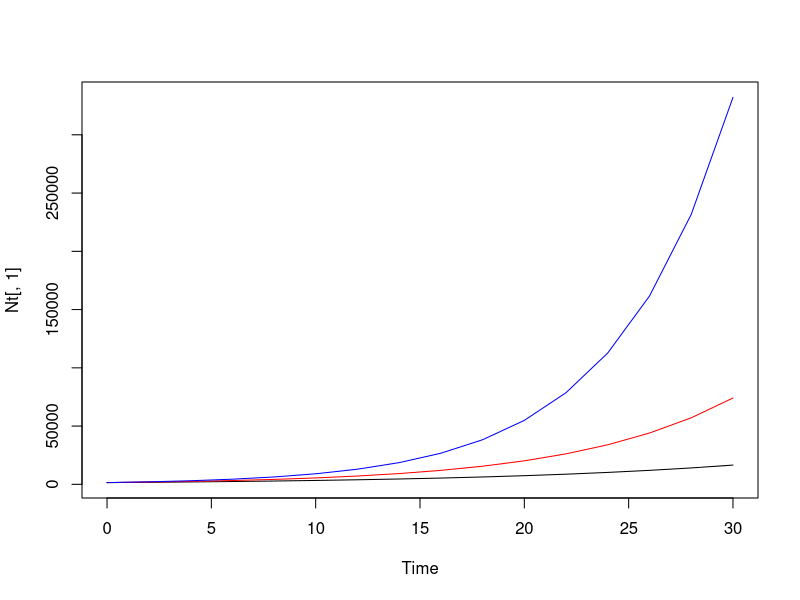

Reproduce this figure in R. (Note: this script raises an error after producing the figure.)
## Q1
b = c(0.15,0.2,0.25) # birth rates
d = c(0.07,0.07,0.07) # death rates
N0 = c(1500,1500,1500) # starting population number
Time = seq(0,30,2) # time steps
Nt = matrix(NA, nrow = length(Time), ncol = 3)
for (i in 1:3){
  Nt[,i] = N0[i]*exp((b[i]-d[i])*Time)
}
plot(Nt[,1]~Time, type = "l", ylim = range(Nt))
lines(Nt[,2]~Time, col = "red")
lines(Nt[,3]~Time, col = "blue")


## Q2
hadLife = subset(popgrowth(species_list = "Melanogrammus aeglefinus"), Locality=="North Sea")
hadMat = subset(maturity(species_list = "Melanogrammus aeglefinus"), Locality=="North Sea")
hadFec = subset(fecundity(species_list = "Melanogrammus aeglefinus"), Locality=="North Sea")

lifespan = mean(hadLife$tmax, na.rm=T)
agemat = sum(c(hadMat$AgeMatMin,hadMat$AgeMatMin2), na.rm=T) / 4
fecundity = hadFec$FecundityMax[2]

rmax = getRmax(method = "Smith.etal.1998", mortality = "Then.etal.2014", fec = fecundity, lifespan=lifespan, agemat=agemat)

## Q3


## Q4
lmbass = BassFL

ggplot() + 
  geom_point(data=lmbass, aes(x=age, y=log(num)), pch=19) + 
  xlab("Age (years)") + 
  ylab("Log Catch") + 
  theme_bw()

thcr_lmbass <- chapmanRobson(num~age,data=lmbass,ages2use=2:8)
cbind(summary(thcr_lmbass),confint(thcr_lmbass))
plot(thcr_lmbass)

tmp <- filter(lmbass,age>=2) %>% mutate(lnct=log(num)) # filter for ages >2 and log catch
lm1 <- lm(lnct~age,data=tmp) # linear regression
coef(lm1)

thcc_lmbass <- catchCurve(num~age,data=lmbass,ages2use=2:8,weighted=TRUE)
cbind(summary(thcc_lmbass),confint(thcc_lmbass))
plot(thcc_lmbass,pos.est="bottomleft")



